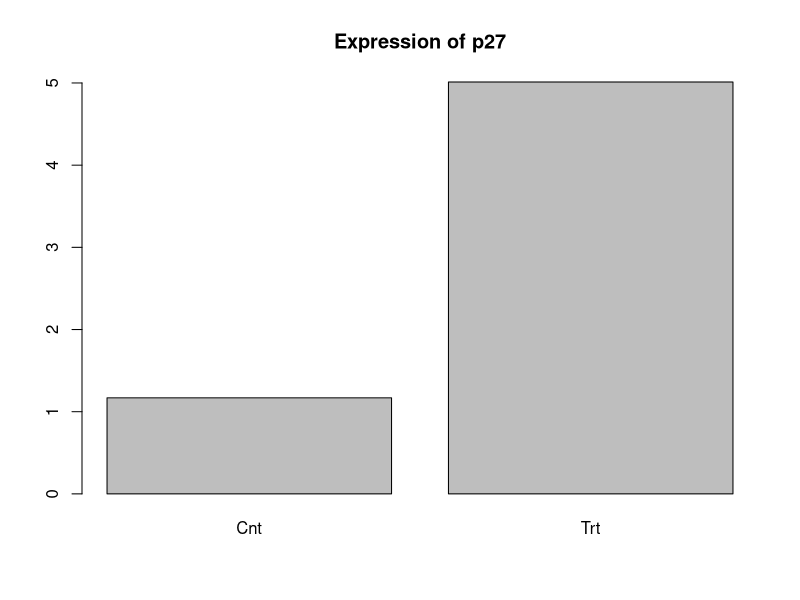

Recreate this plot in R. (Note: this script raises an error after producing the figure.)
####
# Is the expression of this tumour suppressor affected by this drug? - Part 2 - Q3
####
## read the data
# make sure you specify the full path to it or that CSV file is in your working directory
d = read.csv("II.csv")

## calcylate dCTs
dCt_treated = d$treated_p27 - d$treated_GAPDH
dCt_untreated = d$untreated_p27 - d$untreated_GAPDH
mean_dCt_untreated = mean(dCt_untreated)

## calcylate ddCTs
ddCt_treated = dCt_treated - mean_dCt_untreated
ddCt_untreated = dCt_untreated - mean_dCt_untreated

## calculate expressions
treated_p27_expression = 2**-ddCt_treated
untreated_p27_expression = 2**-ddCt_untreated

## visualize the data
# plot barplots
img_obj=barplot(c(mean(untreated_p27_expression),
                  mean(treated_p27_expression)),
                names.arg = c("Cnt","Trt"),
                main = "Expression of p27")
# plot the error bars
error.bar(img_obj, 
          c(mean(untreated_p27_expression),mean(treated_p27_expression)),
          c(sd(untreated_p27_expression),sd(treated_p27_expression)))
## run the statistical analysis

t.test(treated_p27_expression,untreated_p27_expression)

#Is the expression of p27 different between un-treated control and treated cells?
#Yes p27 appears to be up-regulated with probability of null hypothesis
#that there is no difference in expression being below the 0.05 thresjold
